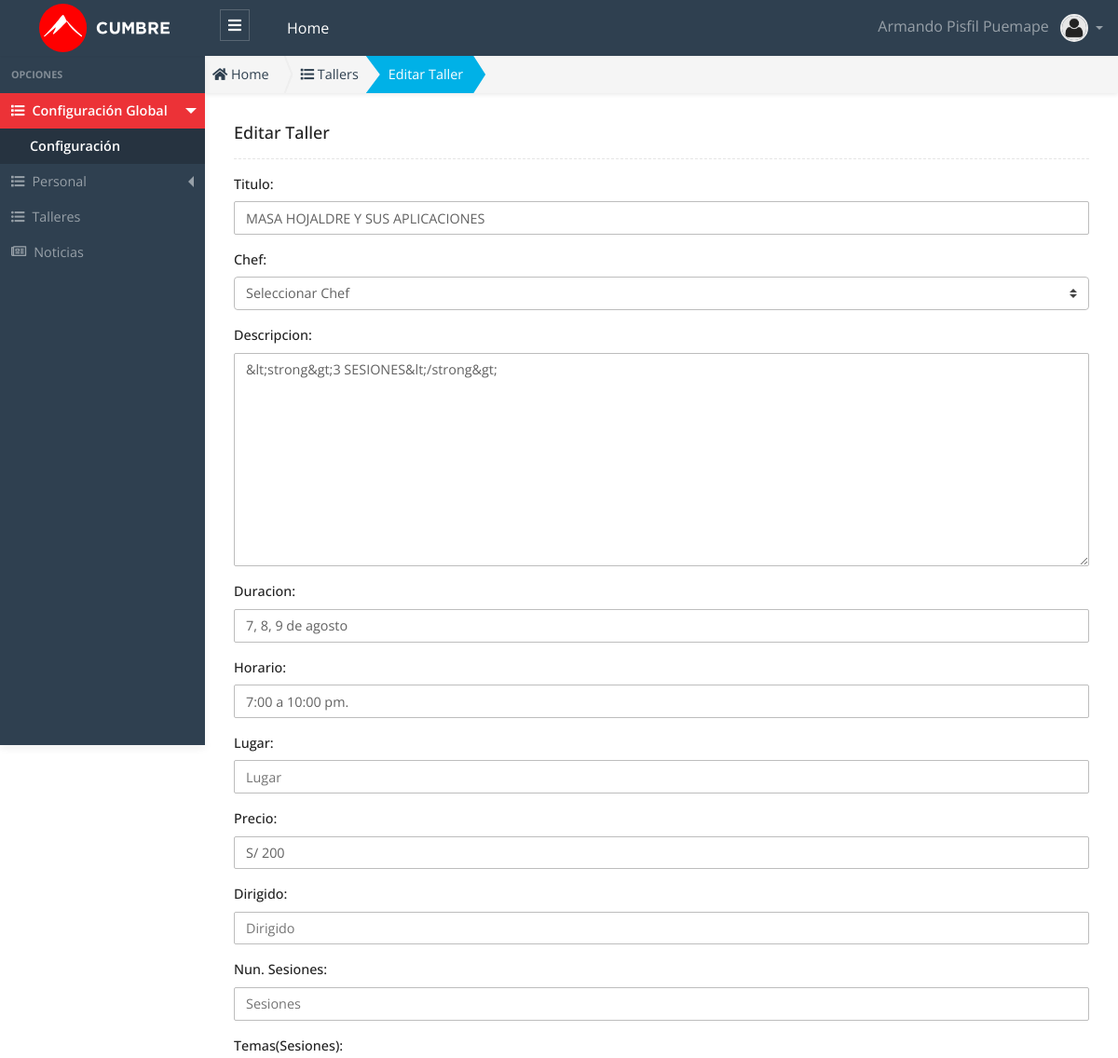
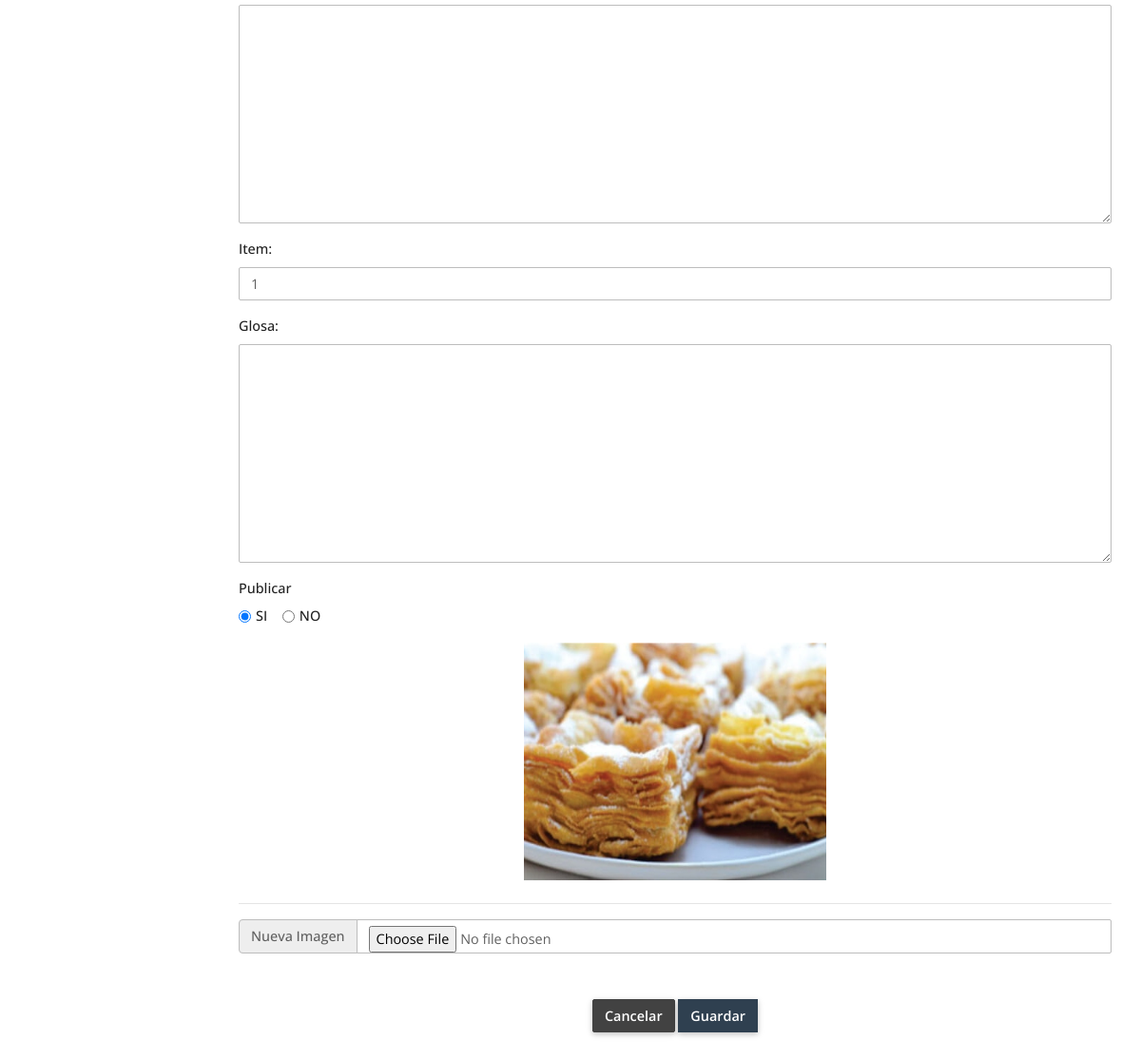
The page /public/admin/taller/editar.php?id=1 (signed in) on the database its author committed (2 pictures, top to bottom).
### tables this page shows
CREATE TABLE `taller`  (
  `id` int(11) UNSIGNED NOT NULL AUTO_INCREMENT,
  `chef_id` int(10) UNSIGNED NULL DEFAULT 0,
  `titulo` varchar(75) NULL DEFAULT NULL,
  `descripcion` text NOT NULL,
  `imagen` varchar(75) NOT NULL,
  `certificacion` text NOT NULL,
  `titulos` text NOT NULL,
  `titulacion` text NOT NULL,
  `duracion` text NOT NULL,
  `dia` text NULL,
  `horario` text NULL,
  `lugar` text NULL,
  `precio` text NULL,
  `dirigido` text NULL,
  `sesiones` varchar(255) NULL DEFAULT '',
  `temas` text NULL,
  `url` varchar(200) NULL DEFAULT NULL,
  `item` int(11) NOT NULL,
  `glosa` text NULL,
  `publicar` char(1) NOT NULL DEFAULT 'S',
  `estado` int(1) NOT NULL DEFAULT 1,
  `created_up` timestamp(0) NOT NULL DEFAULT CURRENT_TIMESTAMP(0) ON UPDATE CURRENT_TIMESTAMP(0),
  PRIMARY KEY (`id`) USING BTREE
);

### public/app/autoload.php (called while the page is built, shortened)
<?php
	function loadModelFiles($file_name){
		$fullpath = APP.'models'.DS. $file_name . '.php' ;
	}
	function loadBeanFiles($file_name){
		$fullpath = APP.'beans'.DS. $file_name . '.php' ;
	}
	function loadControllerFiles($file_name){
		$fullpath = APP.'controllers'.DS. $file_name . '.php' ;
	}
	function loadHelperFiles($file_name){
		$fullpath = APP.'helpers'.DS. $file_name . '.php' ;
	}
	function loadAuthFiles($file_name){
		$fullpath = APP.'auth'.DS. $file_name . '.php' ;
	}
	function loadDataBaseFiles($file_name){
		$fullpath = APP.'database'.DS. $file_name . '.php' ;
	}

### public/app/controllers/TallerController.php (called while the page is built, shortened)
<?php
 class TallerController
{
  public function find($id)
  {
    try
    {
      $taller  = new Taller();
      $bean_taller = new BeanTaller();
      $bean_taller->setId($id);
      $data = $taller->find( $bean_taller) ;
      return $data;
    }
    catch (Exception $e)
    {
      throw new Exception($e->getMessage());
    }
  }
}

### public/app/helpers/Validation.php (called while the page is built)
<?php
class Validation {
	static public function validate($cadena){
		$cadena = htmlspecialchars($cadena);
		$cadena = trim($cadena);
		$cadena = stripslashes($cadena);
		$cadena = nl2br($cadena);
		return $cadena;
	}
}

### public/app/beans/BeanTaller.php (called while the page is built, shortened)
<?php
class BeanTaller{
    private $id;
    public function setId($id_)
    {
        $this->id = Validation::validate( $id_ );
    }
    public function getId()
    {
        return $this->id;
    }
}

### public/app/models/Taller.php (called while the page is built, shortened)
<?php
class Taller extends Connection {
  public function __construct($cnx  = null)
  {
    $this->conn = $cnx;
  }
  public function find($bean_taller)
  {
    try{
      $id = $bean_taller->getId();
      $this->query = "SELECT * FROM taller WHERE id = '$id' LIMIT 1; ";
      $this->executeFind();
      $data = $this->rows ;
      return $data;
    }catch(exception $e){
      throw new Exception($e->getMessage());
    }
  }
}

### public/app/database/Connection.php (called while the page is built, shortened)
<?php
Class Connection
{
  protected $db_host   = 'localhost';
  protected $db_user   = 'root';
  protected $db_pass   = '';
  protected $db_name   = 'escuelac_w_ne16';
  protected $db_port   = '3306';
  protected $db_driver = 'mysql';
  protected $query  = '';
  protected $rows   = array();
  protected $conn   = null  ;
  private function openConnection()
  {
    $str_conn = $this->db_driver.":host=".$this->db_host.";port=".$this->db_port.";dbname=" .$this->db_name;
    $this->conn = new PDO($str_conn,$this->db_user,$this->db_pass);
    $this->conn->setAttribute(PDO::ATTR_ERRMODE, PDO::ERRMODE_EXCEPTION);
    $this->conn->query("SET NAMES 'utf8'");
    return $this->conn ;
  }
  protected function executeQuery()
  {
    $rows = array();
    if( $this->conn == null )
    {
      $this->openConnection();
    }
    $stm = $this->conn->prepare($this->query);
    $this->status = $stm->execute() ;
    if($this->status)
    {
      $column_count = $stm->columnCount() ;
      if ($column_count > 0)
      {
        $rows  = $stm->fetchAll(PDO::FETCH_ASSOC) ;
      }
    }
    $this->rows =  $rows ;
  }
  protected function executeFind()
  {
    try{
      $this->executeQuery();
      if(count($this->rows) == 1 )
      {
        $this->rows = $this->rows[0] ;
      }
    }catch(exception $e){
      throw new Exception($e->getMessage());
    }
  }
}

### public/admin/taller/editar.php (the view, shortened to what this page needs)
<?php
  $id = !empty($_GET["id"]) ? $_GET["id"] : 0;
  require_once "../../app/autoload.php";
  $taller_controller = new TallerController();
  $taller = $taller_controller->find($id);
  $publicar = trim($taller["publicar"]);
  $si = "";
  $no = "";
  if ($publicar == "S") {
      $si = "checked='checked'";
  } elseif ($publicar == "N") {
      $no = "checked='checked'";
  }
  $title_page = "Taller";
?>
<!DOCTYPE html>
<html lang="es">
<head>
  <?php
    require_once "../layout/head_links.phtml";
  ?>
</head>
<body>
  <?php require "../layout/header.phtml"; ?>
  <div class="app-wrap">
    <?php require_once "../layout/sidebar.phtml";?>
    <main role="main" class="main">
      <nav class="full-content" aria-label="breadcrumb">
        <ol class="breadcrumb breadcrumb-shape shadow-sm radius-0">
          <li class="breadcrumb-item">
            <a href="admin">
              <i class="fas fa-home"></i> Home
            </a>
          </li>
          <li class="breadcrumb-item">
            <a href="admin/taller/taller.php">
              <i class="fas fa-list"></i>
              <?php echo $title_page ;?>s
            </a>
          </li>
          <li class="breadcrumb-item active bg-info text-white" aria-current="page">
            Editar
            <?php echo $title_page; ?>
          </li>
        </ol>
      </nav>
      <div class="container py-2 py-md-3">
        <div class="row">
          <div class="col-12">
            <h5 class="page-header-title">Editar
              <?php echo $title_page; ?>
            </h5>
            <hr class="hr dashed">
          </div>
        </div>
        <div class="row">
          <div class="col-12">
            <form action="admin/taller/update.php" method="POST" enctype="multipart/form-data">
              <div class="row">
                <div class="col-md-12">
                  <div class="form-group">
                    <label for="titulo">Titulo: </label>
                    <input type="text" class="form-control" name="titulo" id="titulo" placeholder="Titulo" value="<?php echo $taller['titulo'] ?>">
                  </div>
                </div>
                <div class="col-md-12">
                  <div class="form-group">
                    <label for="chef_id">Chef: </label>
                    <select class="custom-select" name="chef_id" id="chef_id" placeholder="ChefId">
                      <option selected>Seleccionar Chef</option>
                    </select>
                  </div>
                </div>
                <div class="col-md-12">
                  <div class="form-group">
                    <label for="descripcion">Descripcion: </label>
                    <textarea class="form-control ckeditor" name="descripcion" id="descripcion" cols="30" rows="10"><?php echo $taller['descripcion'] ?></textarea>
                  </div>
                </div>
                <div class="col-md-12">
                  <div class="form-group">
                    <label for="duracion">Duracion: </label>
                    <input type="text" class="form-control" name="duracion" id="duracion" placeholder="Duracion" value="<?php echo $taller['duracion'] ?>">
                  </div>
                </div>
                <div class="col-md-12">
                  <div class="form-group">
                    <label for="horario">Horario: </label>
                    <input type="text" class="form-control" name="horario" id="horario" placeholder="Horario" value="<?php echo $taller['horario'] ?>">
                  </div>
                </div>
                <div class="col-md-12">
                  <div class="form-group">
                    <label for="lugar">Lugar: </label>
                    <input type="text" class="form-control" name="lugar" id="lugar" placeholder="Lugar" value="<?php echo $taller['lugar'] ?>">
                  </div>
                </div>
                <div class="col-md-12">
                  <div class="form-group">
                    <label for="precio">Precio: </label>
                    <input type="text" class="form-control" name="precio" id="precio" placeholder="Precio" value="<?php echo $taller['precio'] ?>">
                  </div>
                </div>
                <div class="col-md-12">
                  <div class="form-group">
                    <label for="dirigido">Dirigido: </label>
                    <input type="text" class="form-control" name="dirigido" id="dirigido" placeholder="Dirigido" value="<?php echo $taller['dirigido'] ?>">
                  </div>
                </div>
                <div class="col-md-12">
                  <div class="form-group">
                    <label for="sesiones">Nun. Sesiones: </label>
                    <input type="text" class="form-control" name="sesiones" id="sesiones" placeholder="Sesiones" value="<?php echo $taller['sesiones'] ?>">
                  </div>
                </div>
                <div class="col-md-12">
                  <div class="form-group">
                    <label for="temas">Temas(Sesiones): </label>
                    <textarea class="form-control ckeditor" name="temas" id="temas" cols="30" rows="10"><?php echo $taller['temas']; ?></textarea>
                  </div>
                </div>
                <div class="col-md-12">
                  <div class="form-group">
                    <label for="item">Item: </label>
                    <input type="text" class="form-control" name="item" id="item" placeholder="Item" value="<?php echo $taller['item'] ?>">
                  </div>
                </div>
                <div class="col-md-12">
                  <div class="form-group">
                    <label for="glosa">Glosa: </label>
                    <textarea class="form-control ckeditor" name="glosa" id="glosa" cols="30" rows="10"><?php echo $taller['glosa']; ?></textarea>
                  </div>
                </div>
                <div class="col-md-12">
                  <div class="form-group">
                    <label for="email" class="d-block">Publicar </label>
                    <div class="form-check form-check-inline">
                      <input class="form-check-input" type="radio" name="publicar" id="si" value="S" <?php echo $si; ?>
                      >
                      <label class="form-check-label" for="si">SI</label>
                    </div>
                    <div class="form-check form-check-inline">
                      <input class="form-check-input" type="radio" name="publicar" id="no" value="N" <?php echo $no; ?>
                      >
                      <label class="form-check-label" for="no">NO</label>
                    </div>
                  </div>
                </div>
                <div class="col-sm-6 col-md-12 text-center">
                  <img src="<?php echo $taller['imagen'] ?>" class="img-fluid img-view-edit mb-2">
                </div>
                <div class="col-12 mb-3">
                  <hr>
                  <div class="form-group">
                    <div class="input-group mb-2">
                      <div class="input-group-prepend">
                        <label class="input-group-text" for="imagen">Nueva Imagen</label>
                      </div>
                      <input data-file-img="images" type="file" class="form-control" name="imagen" id="imagen"
                        placeholder="Imagen" accept="image/*">
                    </div>
                  </div>
                </div>
              </div>
              <div class="w-100 text-center">
                <a href="admin/taller/taller.php" type="button" class="btn btn-dark ">Cancelar</a>
                <button type="submit" class="btn btn-primary rounded-0  ">Guardar</button>
              </div>
            </form>
          </div>
        </div>
      </div>
    </main>
  </div>
</body>
</html>

### rows shown on the page
taller: titulo "MASA HOJALDRE Y SUS APLICACIONES", descripcion "&lt;strong&gt;3 SESIONES&lt;/strong&gt;", duracion "7, 8, 9 de agosto", horario "7:00 a 10:00 pm.", precio "S/ 200", item "1", imagen (picture)

### other values the page prints
$_SESSION['USER']['nombre'] "Armando"
$_SESSION['USER']['apellidos'] "Pisfil Puemape"
$title_page "Taller"
